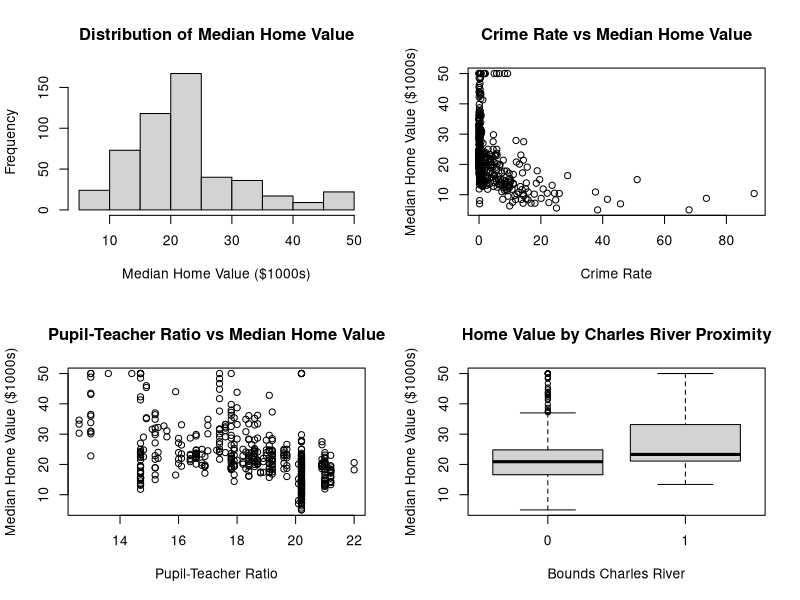
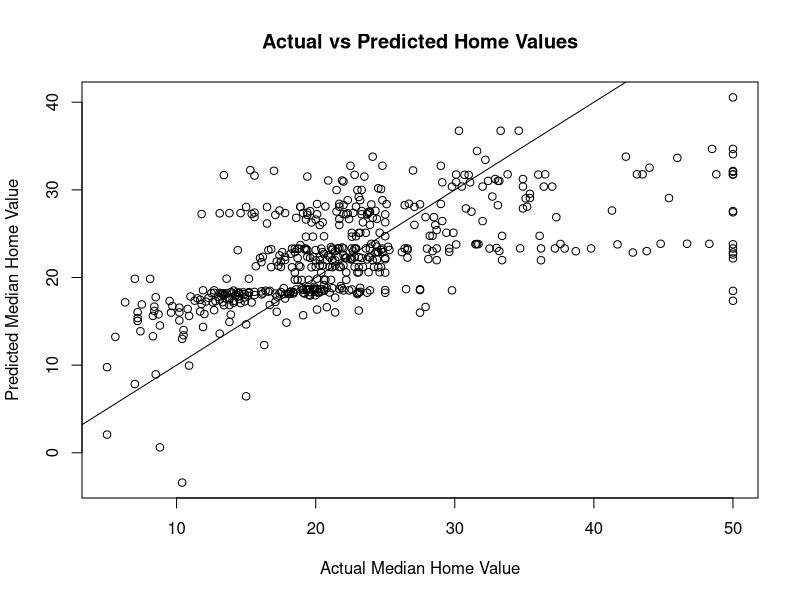
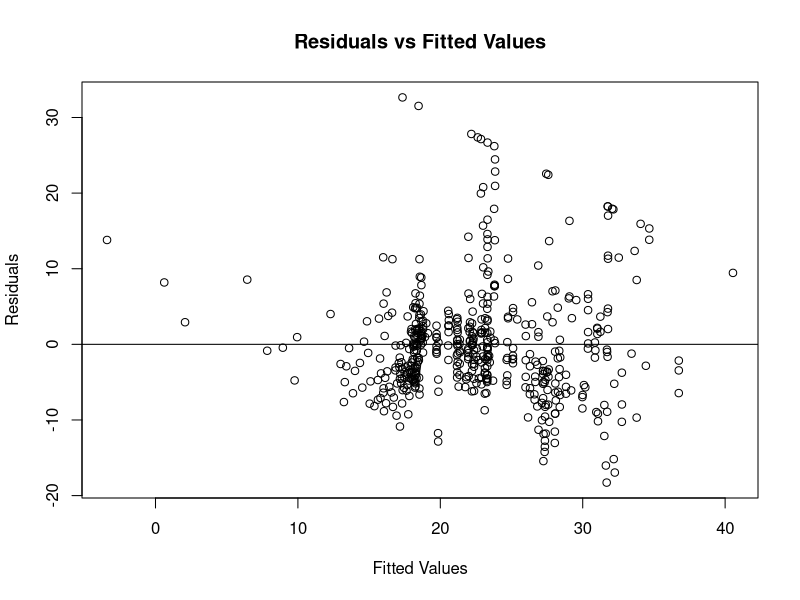
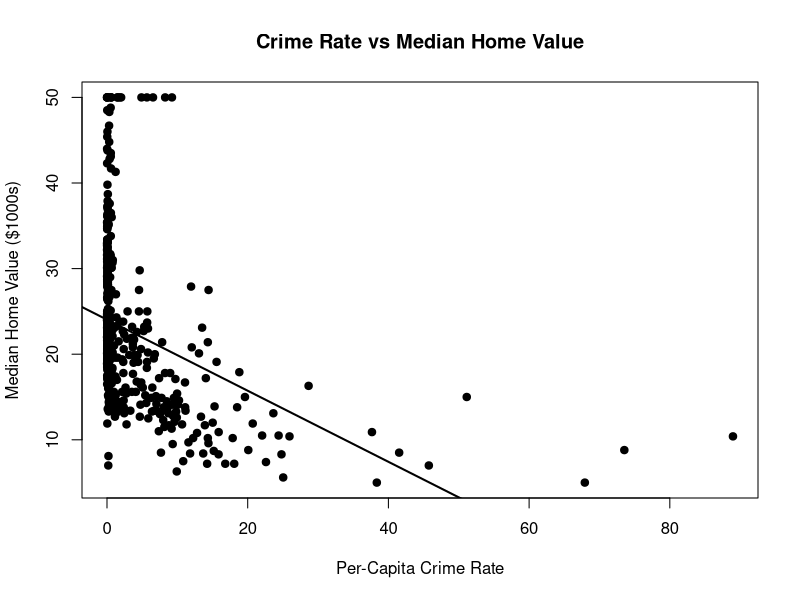
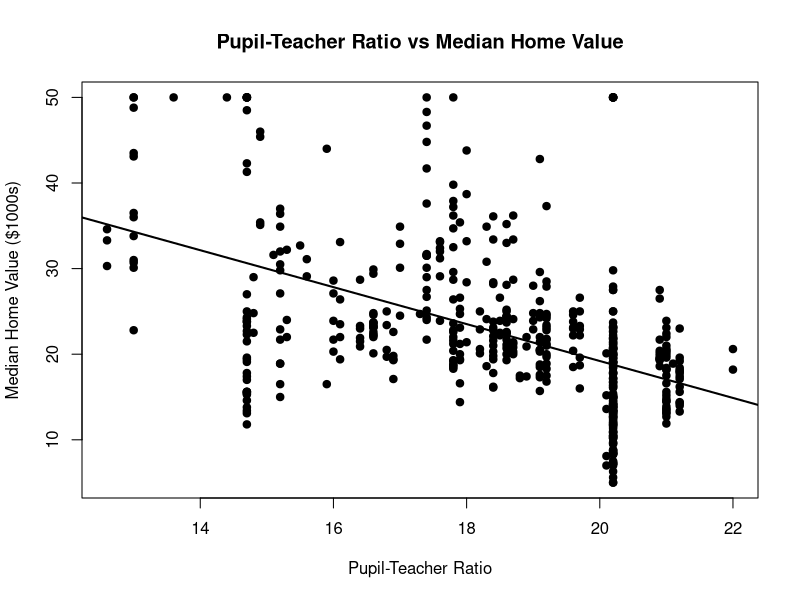
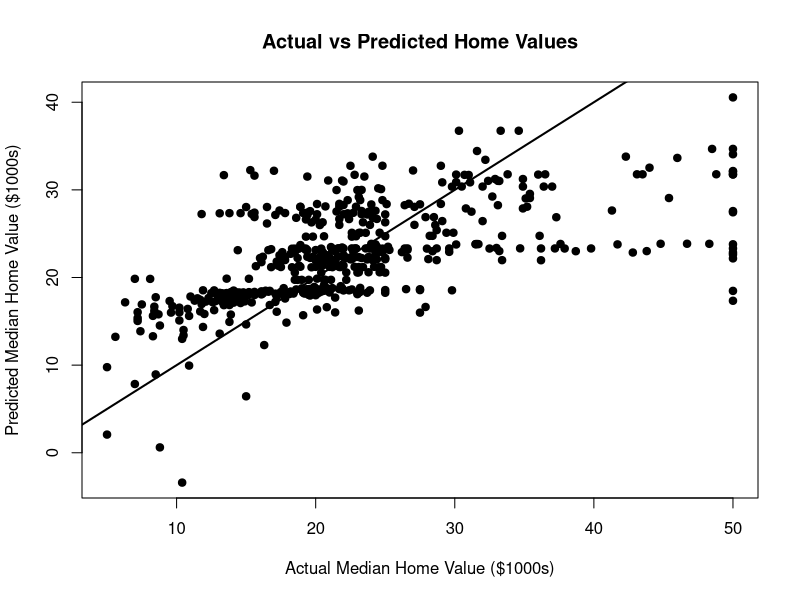
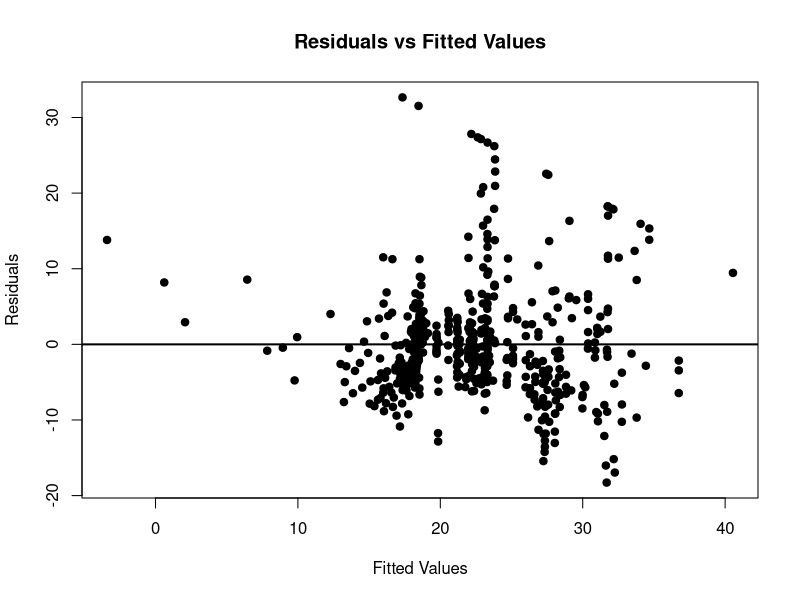

Write R code to recreate these figures, in order.
# Boston Housing Price Regression Analysis
# -----------------------------------------
# This analysis explores how selected neighborhood characteristics
# are associated with median housing values using multiple linear regression.

# Install mlbench if needed:
# install.packages("mlbench")

library(mlbench)

# Load Boston Housing dataset
data("BostonHousing")

# Preview the data
head(BostonHousing)
str(BostonHousing)
summary(BostonHousing)

# Select variables used in the analysis
housing <- BostonHousing[, c("medv", "crim", "zn", "ptratio", "chas")]

# Check for missing values
colSums(is.na(housing))

# Summary statistics
summary(housing)

# --------------------------------------------------
# Exploratory Data Analysis
# --------------------------------------------------

par(mfrow = c(2, 2))

hist(
  housing$medv,
  main = "Distribution of Median Home Value",
  xlab = "Median Home Value ($1000s)"
)

plot(
  housing$crim,
  housing$medv,
  main = "Crime Rate vs Median Home Value",
  xlab = "Crime Rate",
  ylab = "Median Home Value ($1000s)"
)

plot(
  housing$ptratio,
  housing$medv,
  main = "Pupil-Teacher Ratio vs Median Home Value",
  xlab = "Pupil-Teacher Ratio",
  ylab = "Median Home Value ($1000s)"
)

boxplot(
  medv ~ chas,
  data = housing,
  main = "Home Value by Charles River Proximity",
  xlab = "Bounds Charles River",
  ylab = "Median Home Value ($1000s)"
)

par(mfrow = c(1, 1))

# --------------------------------------------------
# Multiple Linear Regression
# --------------------------------------------------

housing_model <- lm(
  medv ~ crim + zn + ptratio + chas,
  data = housing
)

summary(housing_model)

# Model coefficients
coef(housing_model)

# 95% confidence intervals
confint(housing_model)

# --------------------------------------------------
# Model Evaluation
# --------------------------------------------------

model_summary <- summary(housing_model)

model_summary$r.squared
model_summary$adj.r.squared

# Actual vs predicted values
housing$predicted_medv <- predict(housing_model)

plot(
  housing$medv,
  housing$predicted_medv,
  main = "Actual vs Predicted Home Values",
  xlab = "Actual Median Home Value",
  ylab = "Predicted Median Home Value"
)

abline(0, 1)

# Residual analysis
plot(
  housing_model$fitted.values,
  residuals(housing_model),
  main = "Residuals vs Fitted Values",
  xlab = "Fitted Values",
  ylab = "Residuals"
)

abline(h = 0)

# --------------------------------------------------
# Statistical Significance and ANOVA
# --------------------------------------------------

anova(housing_model)

# --------------------------------------------------
# Key Model Results
# --------------------------------------------------

cat("R-squared:", model_summary$r.squared, "\n")
cat("Adjusted R-squared:", model_summary$adj.r.squared, "\n")
cat("Residual Standard Error:", model_summary$sigma, "\n")
# --------------------------------------------------
# Save Visualizations for GitHub Portfolio
# --------------------------------------------------

# Create images directory if it does not exist
if (!dir.exists("images")) {
  dir.create("images")
}

# 1. Crime Rate vs Median Home Value
png("images/crime_vs_home_value.png", width = 1000, height = 700)

plot(
  housing$crim,
  housing$medv,
  main = "Crime Rate vs Median Home Value",
  xlab = "Per-Capita Crime Rate",
  ylab = "Median Home Value ($1000s)",
  pch = 19
)

abline(
  lm(medv ~ crim, data = housing),
  lwd = 2
)

dev.off()


# 2. Pupil-Teacher Ratio vs Median Home Value
png("images/ptratio_vs_home_value.png", width = 1000, height = 700)

plot(
  housing$ptratio,
  housing$medv,
  main = "Pupil-Teacher Ratio vs Median Home Value",
  xlab = "Pupil-Teacher Ratio",
  ylab = "Median Home Value ($1000s)",
  pch = 19
)

abline(
  lm(medv ~ ptratio, data = housing),
  lwd = 2
)

dev.off()


# 3. Actual vs Predicted Home Values
png("images/actual_vs_predicted.png", width = 1000, height = 700)

plot(
  housing$medv,
  housing$predicted_medv,
  main = "Actual vs Predicted Home Values",
  xlab = "Actual Median Home Value ($1000s)",
  ylab = "Predicted Median Home Value ($1000s)",
  pch = 19
)

abline(
  0,
  1,
  lwd = 2
)

dev.off()


# 4. Residuals vs Fitted Values
png("images/residuals_vs_fitted.png", width = 1000, height = 700)

plot(
  housing_model$fitted.values,
  residuals(housing_model),
  main = "Residuals vs Fitted Values",
  xlab = "Fitted Values",
  ylab = "Residuals",
  pch = 19
)

abline(
  h = 0,
  lwd = 2
)

dev.off()
